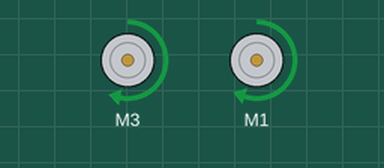
This sketch was run on a simulated Arduino Uno, built with avr-gcc and run on an emulated ATmega328P. Parts: 2 × DC motor (green arrow = forward, orange = backward, longer = faster).

Above: at 0.1 s.
Timing chart, 0 to 1.6 s (numbered marks = the images above):
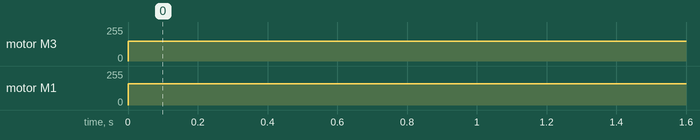

The sketch:

driveTest_MBC.ino
```cpp
/* Drive the BreadBoardBot forward ~ Test
  Matt Callicott
  6/15/15
  GSSM
*/

// Includes All External Packages
#include <Wire.h>
#include <Adafruit_MotorShield.h>
#include <breadboardbot.h>

// Create the motor shield object with the default I2C address
Adafruit_MotorShield AFMS = Adafruit_MotorShield();

// Define Constants
#define TESTTIME 1000 //Milliseconds

// Define Constant Bytes
const byte SPEED = 150; // Default Speed For Motors

// Define 'ports' for motors
const byte LEFTMOTORPORT = 3;
const byte RIGHTMOTORPORT = 1;

// Create Pointers To Motor Control Objects
Adafruit_DCMotor *motorLeft = AFMS.getMotor(LEFTMOTORPORT);
Adafruit_DCMotor *motorRight = AFMS.getMotor(RIGHTMOTORPORT);


void setup(void) {
  AFMS.begin(); // Create With The Default Frequency 1.6 KHz
  // Turn OFF All Motors To Start, Just A Good Habit
  motorLeft->run(RELEASE); //Release = off (robot will coast)
  motorRight->run(RELEASE);
}


// Moves Robot In A Clockwise Motion
void circleRight(void) {
  motorLeft->setSpeed(SPEED);
  motorRight->setSpeed(0);
  motorLeft->run(FORWARD);
  motorRight->run(FORWARD);
  delay(TESTTIME);
  motorLeft->run(RELEASE);
  motorRight->run(RELEASE);
}

// Moves Robot In A Counter-Clockwise Motion
void circleLeft(void) {
  motorLeft->setSpeed(0);
  motorRight->setSpeed(SPEED);
  motorLeft->run(FORWARD);
  motorRight->run(FORWARD);
  delay(TESTTIME);
  motorLeft->run(RELEASE);
  motorRight->run(RELEASE);
}

//// Moves Robot In A Reverse Motion
void reverseStraight(void) {
  motorLeft->setSpeed(SPEED);
  motorRight->setSpeed(SPEED + 12);
  motorLeft->run(BACKWARD);
  motorRight->run(BACKWARD);
  delay(1000);
  motorLeft->run(RELEASE);
  motorRight->run(RELEASE);
}

void loop(void) {
  motorLeft->setSpeed(SPEED); // Set Both Speeds
  motorRight->setSpeed(SPEED * 1.06); //150 = (SPEED + 12) about 6% of power added to right
  motorLeft->run(FORWARD); // Powers Motors Forward
  motorRight->run(FORWARD);
  /*
  spin(90, 155, *motorLeft, *motorRight);
  motorLeft->run(RELEASE); // Releases Power
  motorRight->run(RELEASE);*/
}
```

Measured:
- by itself, motor M3: stopped → forward 150/255 at 0.00 s
- by itself, motor M1: stopped → forward 158/255 at 0.00 s
